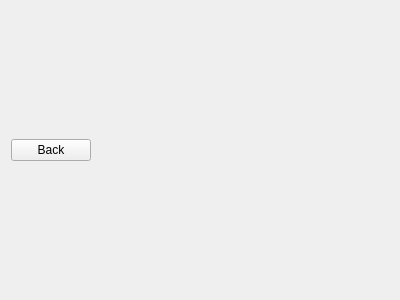
<?xml version="1.0" encoding="UTF-8"?>
<ui version="4.0">
 <class>BankPage</class>
 <widget class="QWidget" name="BankPage">
  <property name="geometry">
   <rect>
    <x>0</x>
    <y>0</y>
    <width>400</width>
    <height>300</height>
   </rect>
  </property>
  <property name="windowTitle">
   <string>Form</string>
  </property>
  <layout class="QVBoxLayout" name="verticalLayout">
   <item>
    <layout class="QHBoxLayout" name="top">
     <item>
      <widget class="QPushButton" name="BackToWelcomePage">
       <property name="text">
        <string>Back</string>
       </property>
      </widget>
     </item>
     <item>
      <spacer name="horizontalSpacer">
       <property name="orientation">
        <enum>Qt::Horizontal</enum>
       </property>
       <property name="sizeHint" stdset="0">
        <size>
         <width>40</width>
         <height>20</height>
        </size>
       </property>
      </spacer>
     </item>
    </layout>
   </item>
   <item>
    <layout class="QHBoxLayout" name="unprocessTransaction"/>
   </item>
   <item>
    <layout class="QHBoxLayout" name="activeTransaction"/>
   </item>
   <item>
    <layout class="QHBoxLayout" name="transactionProcessed"/>
   </item>
  </layout>
 </widget>
 <resources/>
 <connections/>
</ui>
